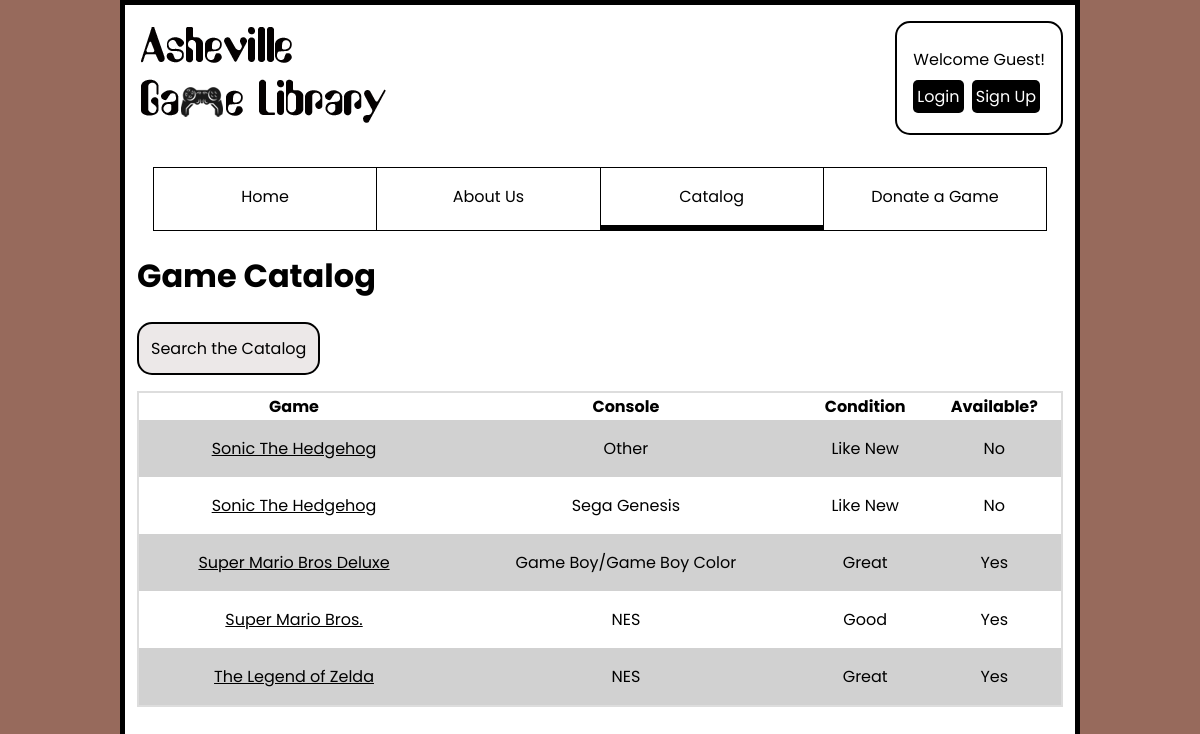
Screenshot of /catalog/index.php with the database file from the repository.
### tables this page shows
CREATE TABLE `inventory_inv` (
  `id` int(11) NOT NULL,
  `id_gme_inv` int(11) DEFAULT NULL,
  `id_con_inv` int(11) DEFAULT NULL,
  `condition_inv` enum('Like New','Great','Good','Acceptable','Poor') NOT NULL,
  `id_usr_inv` int(11) DEFAULT NULL,
  `id_usrdonator_inv` int(11) DEFAULT NULL,
  `available_inv` tinyint(1) NOT NULL,
  `available_after_inv` date NOT NULL
);

CREATE TABLE `games_gme` (
  `id` int(11) NOT NULL,
  `name_gme` varchar(255) NOT NULL,
  `id_age_gme` int(11) DEFAULT NULL,
  `id_gnr_gme` int(11) DEFAULT NULL,
  `id_cmppub_gme` int(11) DEFAULT NULL
);

CREATE TABLE `consoles_con` (
  `id` int(11) NOT NULL,
  `name_con` varchar(255) NOT NULL
);

### private/functions.php (called while the page is built, shortened)
<?php
function url_for($script_path) {
  if($script_path[0] != '/') {
    $script_path = "/" . $script_path;
  }
  return WWW_ROOT . $script_path;
}
function u($string="") {
  return urlencode($string);
}
function h($string="") {
  return htmlspecialchars($string);
}
?>

### private/initialize.php (called while the page is built, shortened)
<?php
  require_once('functions.php');
  $session = new Session;
?>

### private/classes/Session.class.php (called while the page is built, shortened)
<?php
class Session {
    private $user_id;
    public function is_logged_in() {
        return isset($this->user_id) && $this->last_login_is_recent();
    }
}

### private/classes/InventoryItem.class.php (called while the page is built, shortened)
<?php
class InventoryItem extends DatabaseObject {
  public $id_gme_inv;
  public $id_con_inv;
  public $available_inv;
  public function __construct($args=[]) {
    $this->id_gme_inv = $args['id_gme_inv'] ?? '';
    $this->id_con_inv = $args['id_con_inv'] ?? '';
    $this->available_inv = $args['available_inv'] ?? '0';
  }
  public function getGame() {
    $sql = "SELECT name_gme FROM games_gme WHERE id='" . $this->id_gme_inv . "'";
    $result = self::$database->query($sql);
    $result = $result->fetch_assoc();
    return $result['name_gme'];
  }
  public function getConsole() {
    $sql = "SELECT name_con FROM consoles_con WHERE id='" . $this->id_con_inv . "'";
    $result = self::$database->query($sql);
    $result = $result->fetch_assoc();
    return $result['name_con'];
  }
  public function getAvailability() {
    if($this->available_inv) {
      return "Yes";
    }
    else {
      return "No";
    }
  }
  public static function getItemsAlphabetized() {
    $sql = "SELECT inventory_inv.* FROM inventory_inv INNER JOIN games_gme ON games_gme.id = inventory_inv.id_gme_inv ORDER BY name_gme";
    return(static::find_by_sql($sql));
  }
}
?>

### private/classes/DatabaseObject.class.php (called while the page is built, shortened)
<?php
class DatabaseObject {
  static protected $database;
  static public function set_database($database) {
    self::$database = $database;
  }
  static public function find_by_sql($sql) {
    $result = self::$database->query($sql);
    $object_array = [];
    while($record = $result->fetch_assoc()) {
      $object_array[] = static::instantiate($record);
    }
    return $object_array;
  }
  static protected function instantiate($record) {
    $object = new static;
    foreach($record as $property => $value) {
      if(property_exists($object, $property)) {
        $object->$property = $value;
      }
    }
    return $object;
  }
}
?>

### catalog/index.php (the view, shortened to what this page needs)
<?php require_once('../private/initialize.php'); ?>
<?php
$current_page = 3;
$inventory = InventoryItem::getItemsAlphabetized();
if(isset($session->user_level)){
  include(SHARED_PATH . '/user_header.php');
}
else {
  include(SHARED_PATH . '/public_header.php');
}
?>
<main role="main" id="main-content" tabindex="-1">
  <h1>Game Catalog</h1>
  <a href="search.php" class="button">Search the Catalog</a>
  <div class="table">
    <table>
      <tr>
        <th>Game</th>
        <th>Console</th>
        <th>Condition</th>
        <th>Available?</th>
      </tr>
      <?php foreach($inventory as $item) { ?>
        <tr>
          <td><a href="<?= 'view.php?id=' . h(u($item->id));?>"> <?= h($item->getGame()); ?></td>
          <td><?= h($item->getConsole()); ?></td>
          <td><?= h($item->condition_inv); ?></td>
          <td><?= h($item->getAvailability()); ?></td>
        </tr>
      <?php } ?>
    </table>
  </div>
</main>
<?php include(SHARED_PATH . '/user_footer.php'); ?>

### private/shared/public_header.php (shortened to what this page needs)
<!DOCTYPE html>
<html lang="en">
  <head>
    <link rel="stylesheet" media="all" href="<?php echo url_for('/stylesheets/css.css'); ?>">
  </head>
  <body>
    <div id="content-wrapper">
    <header role="banner">
      <a href="<?php echo url_for('index.php'); ?>"><img src="<?= url_for('images/logo.png')?>" alt="AshevilleGame Library Logo" width="249" height="96"></a>
      <?php
        echo "<div id='user_links'>";
        echo "<span>Welcome Guest!</span><br>";
        if($session->is_logged_in()) {
        echo "<a href=". url_for('logout.php') . ">Logout</a>";
        } else {
          echo "<a href=". url_for('login.php') . ">Login</a> ";
          echo "<a href=". url_for('signup.php') . ">Sign Up</a>";
        }
        echo "</div>";
        ?>
    </header>
    <nav role="navigation">
      <?php include(SHARED_PATH . "/navbar.php"); ?>
    </nav>

### private/shared/navbar.php (shortened to what this page needs)
<ul id="navbar">
  <li><a href=<?= url_for("index.php")?> <?php if($current_page == 1) echo 'class="current-page"';?>>Home</a></li>
  <li><a href=<?= url_for("about.php")?> <?php  if($current_page == 2) echo 'class="current-page"';?>>About Us</a></li>
  <li><a href=<?= url_for("/catalog")?> <?php  if($current_page == 3) echo 'class="current-page"';?>>Catalog</a></li>
  <li><a href=<?= url_for("/donate")?> <?php  if($current_page == 4) echo 'class="current-page"';?>>Donate a Game</a></li>
</ul>

### private/shared/user_footer.php (shortened to what this page needs)
</div>
  </body>
</html>

### stylesheets/css.css (style rules this page uses)
:root { --main-bg-color: rgb(151, 106, 92); --main-bg-color-hover: #c8c8c8; --main-text-color: #000; --main-link-color: #000; --alternate-bg-color: #d1d1d1; }
* { box-sizing: border-box; }
html { font: 16px 'Poppins', sans-serif; }
body { background-color: var(--main-bg-color); margin: 0; }
#content-wrapper { background-color: #fff; border: 5px solid #000; color: #000; margin: 0 auto 0; min-height: 100vh; overflow: hidden; padding: 0 .75rem 1rem; width: 80%; }
img { height: auto; max-width: 100%; }
a { color: var(--main-link-color); }
header { align-items: center; display: flex; justify-content: space-between; }
#user_links { border: 2px solid #000; border-radius: 15px; margin: 1rem 0; padding: 1rem; text-align: left; }
#user_links span { display: inline-block; margin: .5rem 0; }
#user_links a { background-color: #000; color: #fff; border-radius: 5px; display: inline-block; margin-bottom: .25rem; margin-right: .25rem; padding: .25rem; text-decoration: none; }
nav { text-align: center; }
#navbar li { border: 1px solid #000; border-right: none; }
#navbar li:last-of-type { border-right: 1px solid #000; }
#navbar a { display: block; padding: 1rem; text-decoration: none; height: 100%; }
.current-page { border-bottom: 5px solid #000; }
#navbar { display: flex; flex: auto; justify-content: space-evenly; margin: 1rem; padding: 0; }
#navbar li { flex: 1; list-style: none; text-align: center; }
.table { border: 1px solid #ddd; overflow-x: auto; }
table { border: 1px solid #ddd; border-collapse: collapse; text-align: center; width: 100%; }
tr:nth-child(even) { background-color: var(--alternate-bg-color); }
th { width: auto; }
td { padding: 1rem .5rem; width: auto; }
.button { background-color: #ece8e8; border: 2px solid #000; border-radius: 15px; color: #000; display: inline-block; padding: .75rem; margin-bottom: 1rem; text-decoration: none; }
@media screen and (max-width: 1200px) { #content-wrapper { font-size: calc(10px + (16 - 10) * (100vw - 320px) / (1200 - 320)); } }

### rows the page displays
inventory_inv: id_gme_inv.name_gme "Sonic The Hedgehog", id_con_inv.name_con "Other", condition_inv "Like New", available_inv "No"
inventory_inv: id_gme_inv.name_gme "Sonic The Hedgehog", id_con_inv.name_con "Sega Genesis", condition_inv "Like New", available_inv "No"
inventory_inv: id_gme_inv.name_gme "Super Mario Bros Deluxe", id_con_inv.name_con "Game Boy/Game Boy Color", condition_inv "Great", available_inv "Yes"
inventory_inv: id_gme_inv.name_gme "Super Mario Bros.", id_con_inv.name_con "NES", condition_inv "Good", available_inv "Yes"
inventory_inv: id_gme_inv.name_gme "The Legend of Zelda", id_con_inv.name_con "NES", condition_inv "Great", available_inv "Yes"
